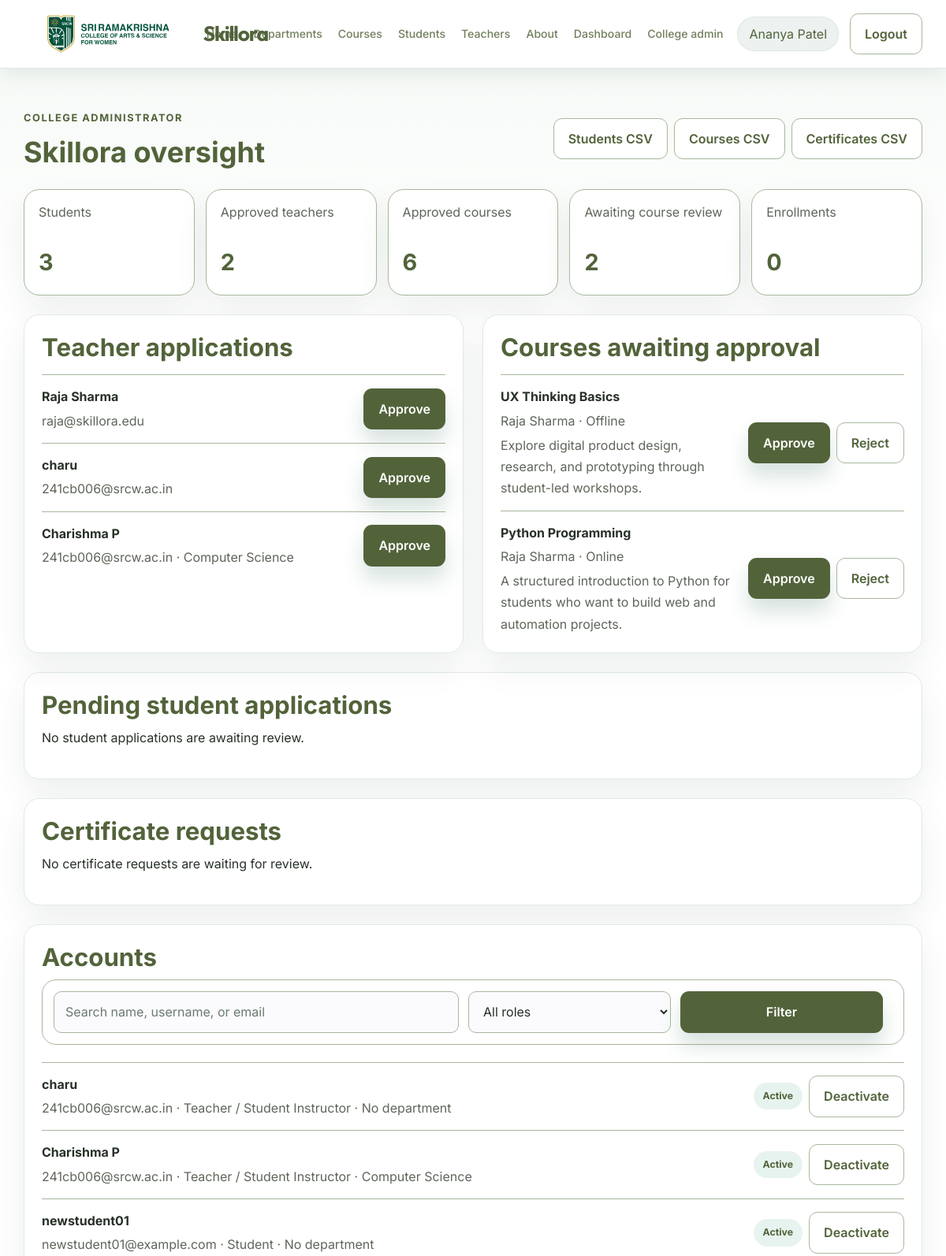
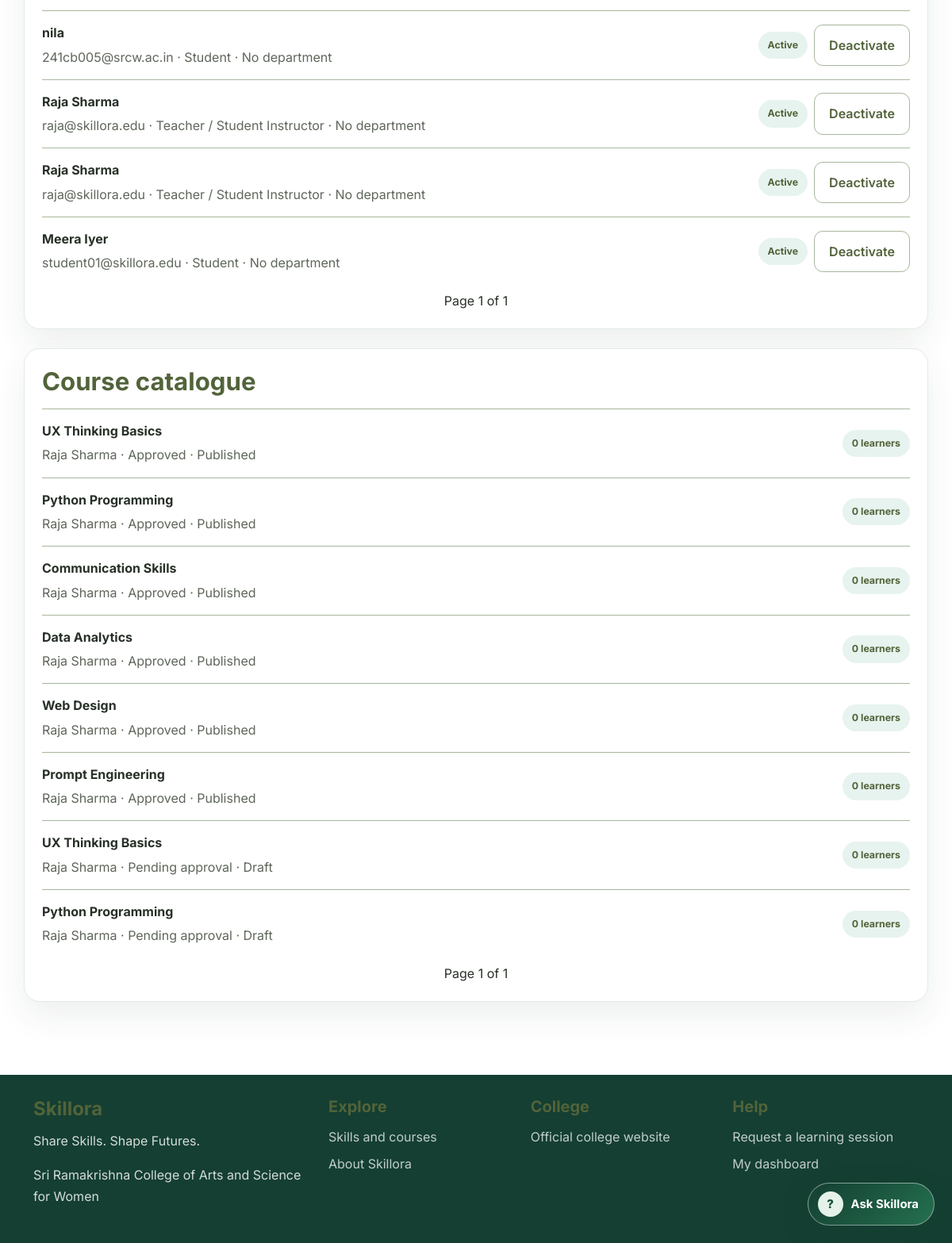
Page /college-admin/dashboard/ (signed in) on the committed database (2 pictures, top to bottom).
### core/models.py (models this page shows, shortened)
class User(AbstractUser):
    class Role(models.TextChoices):
        STUDENT = 'student', 'Student'
        INSTRUCTOR = 'instructor', 'Teacher / Student Instructor'
        FACULTY = 'faculty', 'Faculty'
    role = models.CharField(max_length=20, choices=Role.choices, default=Role.STUDENT)
    instructor_approved = models.BooleanField(default=False)
    phone = models.CharField(max_length=30, blank=True)
    bio = models.TextField(blank=True)
    department = models.CharField(max_length=80, blank=True)
    avatar_url = models.URLField(blank=True)
    @property
    def is_college_admin(self):
        return self.is_superuser or (self.is_staff and not self.is_instructor)

class Course(models.Model):
    class Mode(models.TextChoices):
        ONLINE = 'online', 'Online'
        OFFLINE = 'offline', 'Offline'
    class Status(models.TextChoices):
        DRAFT = 'draft', 'Draft'
        PUBLISHED = 'published', 'Published'
        CLOSED = 'closed', 'Closed'
    class ApprovalStatus(models.TextChoices):
        PENDING = 'pending', 'Pending approval'
        APPROVED = 'approved', 'Approved'
        REJECTED = 'rejected', 'Rejected'
    title = models.CharField(max_length=180)
    slug = models.SlugField(unique=True)
    description = models.TextField()
    skill = models.ForeignKey(Skill, on_delete=models.SET_NULL, null=True, blank=True, related_name='courses')
    department = models.ForeignKey(
        Department,
        on_delete=models.SET_NULL,
        null=True,
        blank=True,
        related_name='courses',
    )
    instructor = models.ForeignKey(
        settings.AUTH_USER_MODEL,
        on_delete=models.CASCADE,
        related_name='courses_taught',
        limit_choices_to=Q(role__in=(User.Role.INSTRUCTOR, User.Role.FACULTY)),
    )
    learning_objectives = models.TextField(blank=True)
    prerequisites = models.TextField(blank=True)
    duration_weeks = models.PositiveIntegerField(default=4)
    mode = models.CharField(max_length=20, choices=Mode.choices, default=Mode.ONLINE)
    schedule = models.CharField(max_length=200)
    venue = models.CharField(max_length=200, blank=True)
    meeting_link = models.URLField(blank=True)
    max_learners = models.PositiveIntegerField(default=20)
    status = models.CharField(max_length=20, choices=Status.choices, default=Status.PUBLISHED)
    approval_status = models.CharField(
        max_length=20,
        choices=ApprovalStatus.choices,
        default=ApprovalStatus.PENDING,
    )
    reviewed_by = models.ForeignKey(
        settings.AUTH_USER_MODEL,
        on_delete=models.SET_NULL,
        null=True,
        blank=True,
        related_name='course_reviews',
    )
    reviewed_at = models.DateTimeField(null=True, blank=True)
    materials_link = models.URLField(blank=True)
    created_at = models.DateTimeField(auto_now_add=True)
    updated_at = models.DateTimeField(auto_now=True)
    class Meta:
        ordering = ['-created_at']

### core/views.py (the view, shortened to what this page needs)
# urls.py: path('college-admin/dashboard/', views.college_admin_dashboard, name='college_admin_dashboard'),
@login_required
def college_admin_dashboard(request):
    if not request.user.is_college_admin:
        return HttpResponse('College administrator access is required.', status=403)
    users = User.objects.exclude(is_superuser=True).order_by('username')
    role_filter = request.GET.get('role')
    if role_filter in (User.Role.STUDENT, User.Role.INSTRUCTOR, User.Role.FACULTY):
        users = users.filter(role=role_filter)
    search = request.GET.get('q', '').strip()
    courses = Course.objects.select_related('instructor', 'skill').order_by('-created_at')
    pending_courses = courses.filter(approval_status=Course.ApprovalStatus.PENDING)
    pending_teachers = User.objects.filter(role=User.Role.INSTRUCTOR, instructor_approved=False)
    pending_certificates = CertificateRequest.objects.filter(
        status=CertificateRequest.Status.PENDING,
    ).select_related('student', 'course')
    pending_applications = CourseApplication.objects.filter(
        status=CourseApplication.Status.PENDING,
    ).select_related('student', 'course', 'course__instructor', 'batch', 'department')
    return render(request, 'college_admin_dashboard.html', {
        'users': Paginator(users, 12).get_page(request.GET.get('users_page')),
        'courses': Paginator(courses, 10).get_page(request.GET.get('courses_page')),
        'pending_courses': pending_courses,
        'pending_teachers': pending_teachers,
        'pending_certificates': pending_certificates,
        'pending_applications': pending_applications,
        'search': search,
        'role_filter': role_filter,
        'student_count': User.objects.filter(role=User.Role.STUDENT).count(),
        'teacher_count': User.objects.filter(
            Q(role=User.Role.FACULTY) | Q(role=User.Role.INSTRUCTOR, instructor_approved=True)
        ).count(),
        'course_count': Course.objects.filter(approval_status=Course.ApprovalStatus.APPROVED).count(),
        'pending_course_count': pending_courses.count(),
        'enrollment_count': Enrollment.objects.count(),
    })

### templates/college_admin_dashboard.html (shortened to what this page needs)
{% extends 'base.html' %}
{% block content %}
<section class="container spaced-section dashboard-page">
    <div class="page-header">
        <div>
            <span class="eyebrow">College administrator</span>
            <h1>Skillora oversight</h1>
        </div>
        <div class="button-row">
            <a class="button secondary" href="{% url 'export_report' 'students' %}">Students CSV</a>
            <a class="button secondary" href="{% url 'export_report' 'courses' %}">Courses CSV</a>
            <a class="button secondary" href="{% url 'export_report' 'certificates' %}">Certificates CSV</a>
        </div>
    </div>
    <div class="stats-grid">
        <div class="stat-card"><span>Students</span><strong>{{ student_count }}</strong></div>
        <div class="stat-card"><span>Approved teachers</span><strong>{{ teacher_count }}</strong></div>
        <div class="stat-card"><span>Approved courses</span><strong>{{ course_count }}</strong></div>
        <div class="stat-card"><span>Awaiting course review</span><strong>{{ pending_course_count }}</strong></div>
        <div class="stat-card"><span>Enrollments</span><strong>{{ enrollment_count }}</strong></div>
    </div>
    <div class="two-col-layout">
        <section class="panel">
            <h2>Teacher applications</h2>
            {% for teacher in pending_teachers %}
                <div class="list-item">
                    <div>
                        <strong>{{ teacher.get_full_name|default:teacher.username }}</strong>
                        <p>{{ teacher.email }}{% if teacher.department %} · {{ teacher.department }}{% endif %}</p>
                    </div>
                    <form method="post" action="{% url 'approve_teacher' teacher.pk %}">
                        <button class="button primary" type="submit">Approve</button>
                    </form>
                </div>
            {% empty %}
                <p>No teacher applications are waiting for review.</p>
            {% endfor %}
        </section>
        <section class="panel">
            <h2>Courses awaiting approval</h2>
            {% for course in pending_courses %}
                <div class="list-item">
                    <div>
                        <strong>{{ course.title }}</strong>
                        <p>{{ course.instructor.get_full_name|default:course.instructor.username }} · {{ course.mode|title }}</p>
                        <p>{{ course.description|truncatewords:18 }}</p>
                    </div>
                    <div class="button-row">
                        <form method="post" action="{% url 'review_course' course.pk %}">
                            <button class="button primary" type="submit">Approve</button>
                        </form>
                        <form method="post" action="{% url 'review_course' course.pk %}">
                            <button class="button secondary" type="submit">Reject</button>
                        </form>
                    </div>
                </div>
            {% empty %}
                <p>No courses are waiting for review.</p>
            {% endfor %}
        </section>
    </div>
    <section class="panel" style="margin-top: 24px;">
        <h2>Pending student applications</h2>
        {% for application in pending_applications %}
            <div class="list-item">
                <div>
                    <strong>{{ application.applicant_name }}</strong>
                    <p>{{ application.course.title }} · {{ application.department.name }} · {{ application.batch.name }} · {{ application.batch.schedule }}</p>
                    <p>{{ application.college_email }} · Teacher: {{ application.course.instructor.get_full_name|default:application.course.instructor.username }}</p>
                </div>
                <div class="button-row">
                    <form method="post" action="{% url 'review_application' application.pk %}">
                        {% csrf_token %}<input type="hidden" name="decision" value="accepted">
                        <button class="button primary" type="submit">Accept</button>
                    </form>
                    <form method="post" action="{% url 'review_application' application.pk %}">
                        {% csrf_token %}<input type="hidden" name="decision" value="rejected">
                        <button class="button secondary" type="submit">Reject</button>
                    </form>
                </div>
            </div>
        {% empty %}
            <p>No student applications are awaiting review.</p>
        {% endfor %}
    </section>
    <section class="panel" style="margin-top: 24px;">
        <h2>Certificate requests</h2>
        {% for certificate in pending_certificates %}
            <div class="list-item">
                <div>
                    <strong>{{ certificate.student.get_full_name|default:certificate.student.username }}</strong>
                    <p>{{ certificate.course.title }} · Requested {{ certificate.requested_at|date:"M j, Y" }}</p>
                </div>
                <a href="{% url 'review_certificate' certificate.pk %}">Review certificate</a>
            </div>
        {% empty %}
            <p>No certificate requests are waiting for review.</p>
        {% endfor %}
    </section>
    <section class="panel" style="margin-top: 24px;">
        <h2>Accounts</h2>
        <form method="get" class="filter-form">
            <input type="search" name="q" value="{{ search }}" placeholder="Search name, username, or email">
            <select name="role">
                <option value="">All roles</option>
            </select>
            <button class="button primary" type="submit">Filter</button>
        </form>
        {% for account in users %}
            <div class="list-item">
                <div>
                    <strong>{{ account.get_full_name|default:account.username }}</strong>
                    <p>{{ account.email }} · {{ account.get_role_display }} · {{ account.department|default:"No department" }}</p>
                </div>
                <div class="button-row">
                    <span class="tag">{% if account.is_active %}Active{% else %}Inactive{% endif %}</span>
                    {% if not account.is_staff and not account.is_superuser %}
                        <form method="post" action="{% url 'toggle_user_active' account.pk %}">
                            <button class="button secondary" type="submit">{% if account.is_active %}Deactivate{% else %}Activate{% endif %}</button>
                        </form>
                    {% endif %}
                </div>
            </div>
        {% empty %}
            <p>No accounts match your search.</p>
        {% endfor %}
        <nav class="pagination" aria-label="Account pages">
            <span>Page {{ users.number }} of {{ users.paginator.num_pages }}</span>
        </nav>
    </section>
    <section class="panel" style="margin-top: 24px;">
        <h2>Course catalogue</h2>
        {% for course in courses %}
            <div class="list-item">
                <div>
                    <strong>{{ course.title }}</strong>
                    <p>{{ course.instructor.get_full_name|default:course.instructor.username }} · {{ course.get_approval_status_display }} · {{ course.get_status_display }}</p>
                </div>
                <span class="tag">{{ course.enrollments.count }} learners</span>
            </div>
        {% empty %}
            <p>No courses have been submitted.</p>
        {% endfor %}
        <nav class="pagination" aria-label="Course pages">
            <span>Page {{ courses.number }} of {{ courses.paginator.num_pages }}</span>
        </nav>
    </section>
</section>
{% endblock %}

### templates/base.html (shortened to what this page needs)
{% load static %}
<!DOCTYPE html>
<html lang="en">
<head>
    <link href="https://cdn.jsdelivr.net/npm/bootstrap@5.3.3/dist/css/bootstrap.min.css" rel="stylesheet">
    <link rel="stylesheet" href="{% static 'core/styles.css' %}">
</head>
<body>
    <header class="topbar">
        <div class="container nav-wrap">
            <a href="{% url 'home' %}" class="brand">
                <img class="college-logo" src="{% static 'core/srcw-logo.svg' %}" alt="Sri Ramakrishna College of Arts and Science for Women logo" width="200" height="50">
                <span>Skillora</span>
            </a>
            <nav class="main-nav" id="main-navigation">
                <a href="{% url 'home' %}">Home</a>
                <a href="{% url 'departments' %}">Departments</a>
                <a href="{% url 'marketplace' %}">Courses</a>
                <a href="{% url 'home' %}#students">Students</a>
                <a href="{% url 'home' %}#teachers">Teachers</a>
                <a href="{% url 'home' %}#about-skillora">About</a>
                {% if user.is_authenticated %}
                    <a href="{% url 'dashboard' %}">Dashboard</a>
                    {% if user.is_college_admin %}<a href="{% url 'college_admin_dashboard' %}">College admin</a>
                    {% elif user.is_teacher %}<a href="{% url 'teacher_dashboard' %}">Teacher</a>
                    {% elif user.is_instructor %}<a href="{% url 'teacher_pending' %}">Teacher application</a>{% endif %}
                {% endif %}
            </nav>
            <div class="nav-actions">
                {% if user.is_authenticated %}
                    <a href="{% url 'profile' %}" class="user-pill">{{ user.get_full_name|default:user.username }}</a>
                    <form method="post" action="{% url 'logout' %}" class="logout-form">
                        <button type="submit" class="button secondary">Logout</button>
                    </form>
                {% else %}
                    <a href="{% url 'login' %}" class="button secondary">Login</a>
                    <a href="{% url 'register' %}" class="button primary">Get Started</a>
                {% endif %}
            </div>
        </div>
    </header>
    <main class="page-shell">
        {% block content %}{% endblock %}
    </main>
    <footer class="site-footer">
        <div class="container footer-grid">
            <div>
                <h4>Skillora</h4>
                <p>Share Skills. Shape Futures.</p>
                <p class="footer-college">{{ college_name|default:'Sri Ramakrishna College of Arts and Science for Women' }}</p>
            </div>
            <div>
                <h5>Explore</h5>
                <a href="{% url 'marketplace' %}">Skills and courses</a>
                <a href="{% url 'home' %}#about-skillora">About Skillora</a>
            </div>
            <div>
                <h5>College</h5>
                <a href="https://srcw.ac.in/" target="_blank" rel="noopener noreferrer">Official college website</a>
            </div>
            <div>
                <h5>Help</h5>
                <a href="{% url 'request_session' %}">Request a learning session</a>
                {% if user.is_authenticated %}<a href="{% url 'dashboard' %}">My dashboard</a>{% else %}<a href="{% url 'login' %}">Sign in</a>{% endif %}
            </div>
        </div>
    </footer>
    {% include 'assistant_widget.html' %}
</body>
</html>

### rows in the picture
User: get_full_name "Ananya Patel"
User: get_full_name "Raja Sharma", email "raja@skillora.edu", role "Teacher / Student Instructor", department "No department", is_active "Active", is_staff "Deactivate"
User: get_full_name "charu", email "241cb006@srcw.ac.in", role "Teacher / Student Instructor", department "No department", is_active "Active", is_staff "Deactivate"
User: get_full_name "Charishma P", email "241cb006@srcw.ac.in", department "Computer Science", role "Teacher / Student Instructor", is_active "Active", is_staff "Deactivate"
Course: title "UX Thinking Basics", instructor.get_full_name "Raja Sharma", mode "Offline", description "Explore digital product design, research, and prototyping through student-led workshops.", approval_status "Pending approval", status "Draft", enrollments.count "0"
Course: title "Python Programming", instructor.get_full_name "Raja Sharma", mode "Online", description "A structured introduction to Python for students who want to build web and automation projects.", approval_status "Pending approval", status "Draft", enrollments.count "0"
User: get_full_name "newstudent01", email "newstudent01@example.com", role "Student", department "No department", is_active "Active", is_staff "Deactivate"
User: get_full_name "nila", email "241cb005@srcw.ac.in", role "Student", department "No department", is_active "Active", is_staff "Deactivate"
User: get_full_name "Raja Sharma", email "raja@skillora.edu", role "Teacher / Student Instructor", department "No department", is_active "Active", is_staff "Deactivate"
User: get_full_name "Meera Iyer", email "student01@skillora.edu", role "Student", department "No department", is_active "Active", is_staff "Deactivate"
Course: title "UX Thinking Basics", instructor.get_full_name "Raja Sharma", approval_status "Approved", status "Published", enrollments.count "0"
Course: title "Python Programming", instructor.get_full_name "Raja Sharma", approval_status "Approved", status "Published", enrollments.count "0"
Course: title "Communication Skills", instructor.get_full_name "Raja Sharma", approval_status "Approved", status "Published", enrollments.count "0"
Course: title "Data Analytics", instructor.get_full_name "Raja Sharma", approval_status "Approved", status "Published", enrollments.count "0"
Course: title "Web Design", instructor.get_full_name "Raja Sharma", approval_status "Approved", status "Published", enrollments.count "0"
Course: title "Prompt Engineering", instructor.get_full_name "Raja Sharma", approval_status "Approved", status "Published", enrollments.count "0"

### other values in the picture
{{ student_count }} "3"
{{ teacher_count }} "2"
{{ course_count }} "6"
{{ pending_course_count }} "2"
{{ enrollment_count }} "0"
{{ users.number }} "1"
{{ users.paginator.num_pages }} "1"
{{ courses.number }} "1"
{{ courses.paginator.num_pages }} "1"
